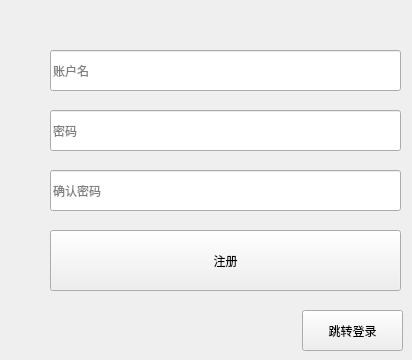
       <widget class="QWidget" name="page_4">
        <widget class="QPushButton" name="pushButton_reg">
         <property name="geometry">
          <rect>
           <x>50</x>
           <y>230</y>
           <width>351</width>
           <height>61</height>
          </rect>
         </property>
         <property name="text">
          <string>注册</string>
         </property>
        </widget>
        <widget class="QLineEdit" name="lineEdit_username_reg">
         <property name="geometry">
          <rect>
           <x>50</x>
           <y>50</y>
           <width>351</width>
           <height>41</height>
          </rect>
         </property>
         <property name="placeholderText">
          <string>账户名</string>
         </property>
        </widget>
        <widget class="QLineEdit" name="lineEdit_passwd_reg">
         <property name="geometry">
          <rect>
           <x>50</x>
           <y>110</y>
           <width>351</width>
           <height>41</height>
          </rect>
         </property>
         <property name="placeholderText">
          <string>密码</string>
         </property>
        </widget>
        <widget class="QLineEdit" name="lineEdit_surepasswd_reg">
         <property name="geometry">
          <rect>
           <x>50</x>
           <y>170</y>
           <width>351</width>
           <height>41</height>
          </rect>
         </property>
         <property name="placeholderText">
          <string>确认密码</string>
         </property>
        </widget>
        <widget class="QPushButton" name="pushButton_regbtn">
         <property name="geometry">
          <rect>
           <x>302</x>
           <y>310</y>
           <width>101</width>
           <height>41</height>
          </rect>
         </property>
         <property name="text">
          <string>跳转登录</string>
         </property>
        </widget>
       </widget>
